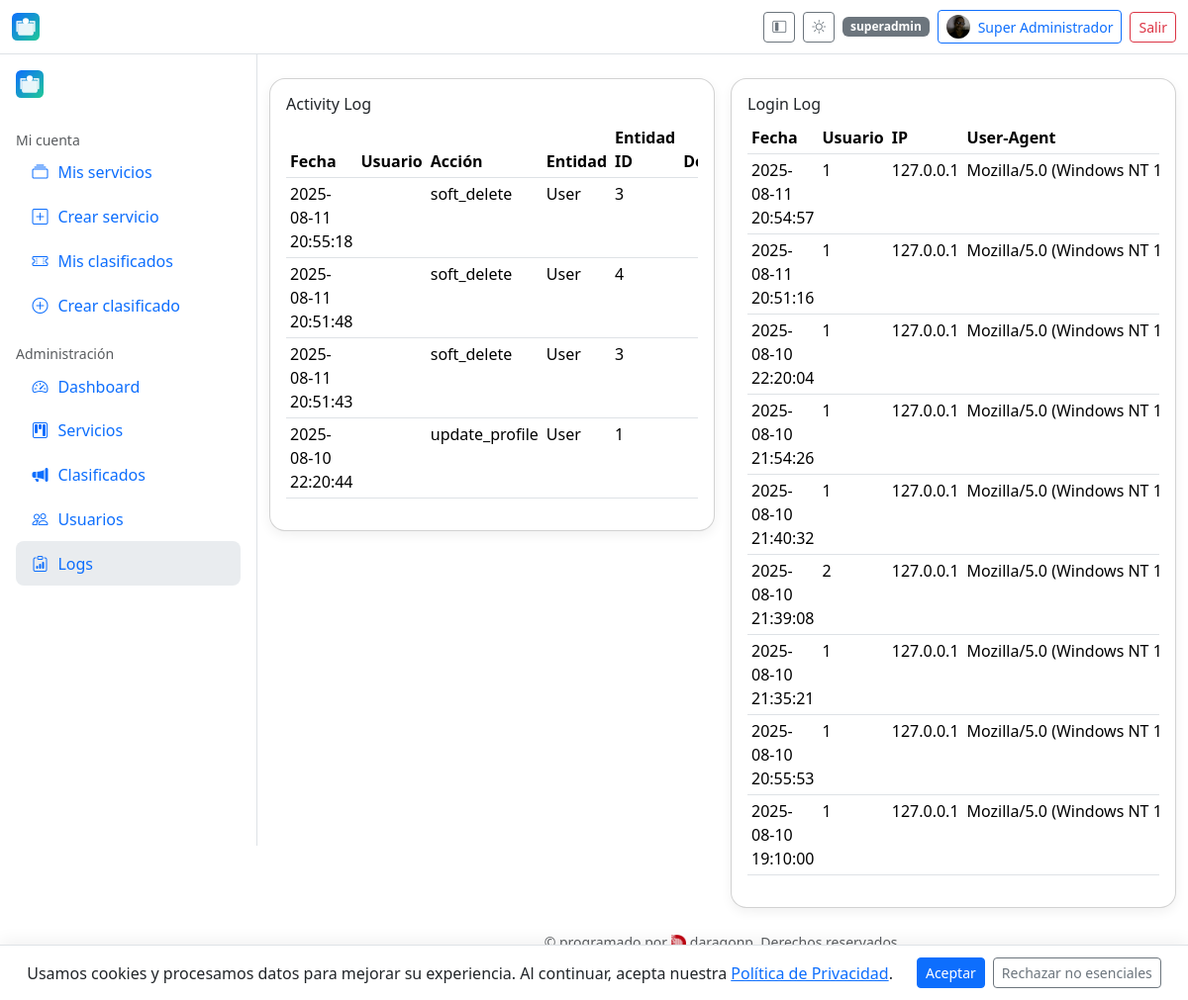
/admin/logs (signed in), run on the app's committed database.
### app/models.py (models this page shows, shortened)
class User(db.Model, UserMixin):
    __tablename__ = "user"
    id = db.Column(db.Integer, primary_key=True)
    name = db.Column(db.String(150), nullable=False)
    email = db.Column(db.String(255), unique=True, index=True, nullable=False)
    phone = db.Column(db.String(50))
    address = db.Column(db.String(255))
    avatar_url = db.Column(db.String(500))
    password_hash = db.Column(db.String(255), nullable=False)
    role = db.Column(db.String(20), default="user")  # user | admin | superadmin
    is_verified = db.Column(db.Boolean, default=False)
    verification_code = db.Column(db.String(10))
    is_deleted = db.Column(db.Boolean, default=False)
    created_at = db.Column(db.DateTime, default=datetime.utcnow)
    services = db.relationship(
        "Service",
        backref="owner",
        lazy="dynamic",
        foreign_keys="Service.owner_id",
    )
    classifieds = db.relationship(
        "Classified",
        backref="owner",
        lazy="dynamic",
        foreign_keys="Classified.owner_id",
    )

class ActivityLog(db.Model):
    __tablename__ = "activity_log"
    id = db.Column(db.Integer, primary_key=True)
    actor_id = db.Column(db.Integer, db.ForeignKey("user.id"), index=True)
    action = db.Column(db.String(50))           # e.g., "create", "approve", "reject", etc.
    entity = db.Column(db.String(50))           # e.g., "Service", "Classified", "User"
    entity_id = db.Column(db.Integer)
    meta = db.Column(db.Text)                   # json/extra info si la necesitas
    created_at = db.Column(db.DateTime, default=datetime.utcnow)
    actor = db.relationship("User", backref="activities")

class LoginLog(db.Model):
    __tablename__ = "login_log"
    id = db.Column(db.Integer, primary_key=True)
    user_id = db.Column(db.Integer, db.ForeignKey("user.id"), index=True)
    ip = db.Column(db.String(100))
    user_agent = db.Column(db.String(500))
    location = db.Column(db.String(255))  # si luego integras GeoIP
    created_at = db.Column(db.DateTime, default=datetime.utcnow)
    user = db.relationship("User", backref="login_logs")

### app/admin.py (the view)
@admin_bp.route("/logs")
@login_required
def logs():
    if not (_require_admin()):
        return ("Forbidden", 403)
    activities = ActivityLog.query.order_by(ActivityLog.created_at.desc()).limit(500).all()
    logins = LoginLog.query.order_by(LoginLog.created_at.desc()).limit(500).all()
    return render_template("admin/logs.html", activities=activities, logins=logins)

### app/admin.py (called while the page is built)
def _require_admin():
    return current_user.is_authenticated and current_user.role in ("admin", "superadmin")

@admin_bp.before_request
def _check_admin():
    if request.endpoint and request.endpoint.startswith("admin.") and not _require_admin():
        return ("Forbidden", 403)

### app/templates/admin/logs.html (shortened to what this page needs)
{% extends "base.html" %}
{% block content %}
<div class="row g-3">
  <div class="col-12 col-xl-6">
    <div class="card card-shadow p-3">
      <h2 class="h6">Activity Log</h2>
      <div class="table-responsive">
        <table class="table table-sm" id="dt_activity">
          <thead>
            <tr>
              <th>Fecha</th>
              <th>Usuario</th>
              <th>Acción</th>
              <th>Entidad</th>
              <th>Entidad ID</th>
              <th>Detalle</th>
            </tr>
          </thead>
          <tbody>
            {% for a in activities %}
            <tr>
              <td>{{ a.created_at.strftime('%Y-%m-%d %H:%M:%S') if a.created_at else '' }}</td>
              <td>{{ a.user_id }}</td>
              <td>{{ a.action }}</td>
              <td>{{ a.entity }}</td>
              <td>{{ a.entity_id }}</td>
              <td>{{ a.detail or '' }}</td>
            </tr>
            {% endfor %}
          </tbody>
        </table>
      </div>
    </div>
  </div>
  <div class="col-12 col-xl-6">
    <div class="card card-shadow p-3">
      <h2 class="h6">Login Log</h2>
      <div class="table-responsive">
        <table class="table table-sm" id="dt_logins">
          <thead>
            <tr>
              <th>Fecha</th>
              <th>Usuario</th>
              <th>IP</th>
              <th>User-Agent</th>
            </tr>
          </thead>
          <tbody>
            {% for l in logins %}
            <tr>
              <td>{{ l.created_at.strftime('%Y-%m-%d %H:%M:%S') if l.created_at else '' }}</td>
              <td>{{ l.user_id }}</td>
              <td>{{ l.ip or '' }}</td>
              <td class="text-truncate" style="max-width: 360px">{{ l.user_agent or '' }}</td>
            </tr>
            {% endfor %}
          </tbody>
        </table>
      </div>
    </div>
  </div>
</div>
{% endblock %}

### app/templates/base.html (shortened to what this page needs)
{% set is_admin = (current_user.is_authenticated and current_user.role in ['admin','superadmin']) %}
<!doctype html>
<html lang="es">
<head>
  <link href="https://cdn.jsdelivr.net/npm/bootstrap@5.3.3/dist/css/bootstrap.min.css" rel="stylesheet">
  <link href="https://cdn.jsdelivr.net/npm/bootstrap-icons@1.11.3/font/bootstrap-icons.css" rel="stylesheet">
  <link href="https://cdn.datatables.net/2.0.8/css/dataTables.bootstrap5.css" rel="stylesheet">
  <link rel="stylesheet" href="{{ url_for('static', filename='css/style.css') }}">
</head>
<body class="bg-body">
<header class="navbar bg-body border-bottom sticky-top" id="appHeader">
  <div class="container-fluid">
    <a class="navbar-brand d-flex align-items-center gap-2" href="{{ url_for('main.index') }}">
      <img src="{{ APP_ICON_URL or url_for('static', filename='icon.svg') }}" alt="icon" style="width:28px;height:28px">
    </a>
    <div class="d-flex align-items-center gap-2">
      <button class="btn btn-sm btn-outline-secondary d-none d-lg-inline-flex" id="btnCollapse" title="Colapsar menú">
        <i class="bi bi-layout-sidebar-inset"></i>
      </button>
      <button class="btn btn-sm btn-outline-secondary" id="themeToggle" type="button" aria-label="Cambiar tema">
        <i class="bi bi-brightness-high" id="icon-sun" style="display:none"></i>
      </button>
      {% if current_user.is_authenticated %}
        <span class="badge text-bg-secondary d-none d-md-inline">{{ current_user.role }}</span>
        <a class="btn btn-sm btn-outline-primary d-flex align-items-center gap-2" href="{{ url_for('auth.profile') }}">
          {% if current_user.avatar_url %}
            <img src="{{ current_user.avatar_url }}" alt="avatar" class="rounded-circle" style="width:24px;height:24px;object-fit:cover;">
          {% else %}
            <i class="bi bi-person-circle"></i>
          {% endif %}
          <span class="d-none d-sm-inline">{{ current_user.name }}</span>
        </a>
        <a class="btn btn-sm btn-outline-danger" href="{{ url_for('auth.logout') }}">Salir</a>
      {% else %}
        <a class="btn btn-sm btn-outline-primary" href="{{ url_for('auth.login') }}">Ingresar</a>
        <a class="btn btn-sm btn-primary" href="{{ url_for('auth.register') }}">Registro</a>
      {% endif %}
    </div>
  </div>
</header>
<div class="layout" id="layout">
  <aside class="sidebar p-3" id="sidebar" aria-label="Menú lateral">
    <div class="mb-3 d-flex align-items-center gap-2 fw-semibold">
      <img src="{{ APP_ICON_URL or url_for('static', filename='icon.svg') }}" alt="icon" style="width:28px;height:28px">
    </div>
    <nav class="nav flex-column">
      {% if current_user.is_authenticated %}
        <div class="mt-3 text-body-secondary small text-label">Mi cuenta</div>
        <a class="nav-link {% if request.endpoint=='services.my_services' %}active{% endif %}" href="{{ url_for('services.my_services') }}">
          <span class="icon bi bi-collection"></span><span class="text-label">Mis servicios</span>
        </a>
        <a class="nav-link {% if request.endpoint=='services.create_service' %}active{% endif %}" href="{{ url_for('services.create_service') }}">
          <span class="icon bi bi-plus-square"></span><span class="text-label">Crear servicio</span>
        </a>
        <a class="nav-link {% if request.endpoint=='classifieds.mine' %}active{% endif %}" href="{{ url_for('classifieds.mine') }}">
          <span class="icon bi bi-ticket-perforated"></span><span class="text-label">Mis clasificados</span>
        </a>
        <a class="nav-link {% if request.endpoint=='classifieds.create' %}active{% endif %}" href="{{ url_for('classifieds.create') }}">
          <span class="icon bi bi-plus-circle"></span><span class="text-label">Crear clasificado</span>
        </a>
      {% endif %}
      {% if is_admin %}
        <div class="mt-3 text-body-secondary small text-label">Administración</div>
        <a class="nav-link {% if request.endpoint=='admin.dashboard' %}active{% endif %}" href="{{ url_for('admin.dashboard') }}">
          <span class="icon bi bi-speedometer2"></span><span class="text-label">Dashboard</span>
        </a>
        <a class="nav-link {% if request.endpoint=='admin.admin_services' %}active{% endif %}" href="{{ url_for('admin.admin_services') }}">
          <span class="icon bi bi-kanban"></span><span class="text-label">Servicios</span>
        </a>
        <a class="nav-link {% if request.endpoint=='admin.admin_classifieds' %}active{% endif %}" href="{{ url_for('admin.admin_classifieds') }}">
          <span class="icon bi bi-megaphone-fill"></span><span class="text-label">Clasificados</span>
        </a>
        <a class="nav-link {% if request.endpoint=='admin.users' %}active{% endif %}" href="{{ url_for('admin.users') }}">
          <span class="icon bi bi-people"></span><span class="text-label">Usuarios</span>
        </a>
        {% if current_user.role == 'superadmin' %}
          <a class="nav-link {% if request.endpoint=='admin.logs' %}active{% endif %}" href="{{ url_for('admin.logs') }}">
            <span class="icon bi bi-clipboard-data"></span><span class="text-label">Logs</span>
          </a>
        {% endif %}
      {% endif %}
    </nav>
  </aside>
  <main class="container-fluid py-4">
    {% block content %}{% endblock %}
    <footer class="text-center py-4 small text-body-secondary">
      &copy; {{ CURRENT_YEAR }} programado por
      daragonp. Derechos reservados.
    </footer>
  </main>
</div>
<div id="cookie-banner" class="cookie-banner d-none">
  <span>
    Usamos cookies y procesamos datos para mejorar su experiencia. Al continuar, acepta nuestra
    <a href="{{ url_for('main.privacy') }}" target="_blank" rel="noopener">Política de Privacidad</a>.
  </span>
  <div class="ms-3 d-flex gap-2">
    <button id="accept-cookies" class="btn btn-primary btn-sm">Aceptar</button>
    <button id="reject-cookies" class="btn btn-outline-secondary btn-sm">Rechazar no esenciales</button>
  </div>
</div>
</body>
</html>

### app/static/css/style.css (style rules this page uses)
.layout { display: grid; grid-template-columns: 260px 1fr; gap: 0; }
.sidebar { position: sticky; top: 0; height: 100vh; overflow: auto; border-right: 1px solid var(--bs-border-color); background: var(--bs-body-bg); }
.sidebar .nav-link { display:flex; align-items:center; gap:.5rem; padding:.65rem .9rem; border-radius:.5rem; }
.sidebar .nav-link.active { background: var(--bs-secondary-bg); }
.sidebar .icon { width: 1.2rem; text-align:center; }
.cookie-banner { position: fixed; bottom: 0; left: 0; width: 100%; z-index: 1080; display: flex; align-items: center; justify-content: center; gap: .5rem; padding: .75rem 1rem; background: var(--bs-body-bg); color: var(--bs-body-color); border-top: 1px solid var(--bs-border-color); box-shadow: 0 -4px 16px rgba(0,0,0,.06); }
.cookie-banner a { color: var(--bs-link-color); text-decoration: underline; }
.card-shadow { box-shadow: 0 10px 20px rgba(0,0,0,.05); border-radius:1rem; }
.text-truncate { white-space: nowrap; overflow: hidden; text-overflow: ellipsis; }

### app/templates/base.html (style rules this page uses)
.card-shadow { box-shadow: 0 0.25rem 0.75rem rgba(0,0,0,.06); }
.layout { display: grid; grid-template-columns: 260px 1fr; min-height: 100vh; }
.sidebar { border-right: 1px solid var(--bs-border-color); background: var(--bs-body-bg); }
.sidebar .nav-link { display: flex; align-items: center; gap:.5rem; border-radius:.5rem; }
.sidebar .nav-link .icon { width: 1.25rem; text-align:center; }
.cookie-banner { position: fixed; left: 0; right: 0; bottom: 0; z-index: 1080; background: var(--bs-body-bg); border-top: 1px solid var(--bs-border-color); padding: .75rem 1rem; display: flex; align-items: center; justify-content: center; }

### data on the page
User: role "superadmin", avatar_url (picture), name "Super Administrador"
ActivityLog: created_at "2025-08-11 20:55:18", action "soft_delete", entity "User", entity_id "3"
ActivityLog: created_at "2025-08-11 20:51:48", action "soft_delete", entity "User", entity_id "4"
ActivityLog: created_at "2025-08-11 20:51:43", action "soft_delete", entity "User", entity_id "3"
ActivityLog: created_at "2025-08-10 22:20:44", action "update_profile", entity "User", entity_id "1"
LoginLog: created_at "2025-08-11 20:54:57", user_id "1", ip "127.0.0.1", user_agent "Mozilla/5.0 (Windows NT 10.0; Win64; x64) A…"
LoginLog: created_at "2025-08-11 20:51:16", user_id "1", ip "127.0.0.1", user_agent "Mozilla/5.0 (Windows NT 10.0; Win64; x64) A…"
LoginLog: created_at "2025-08-10 22:20:04", user_id "1", ip "127.0.0.1", user_agent "Mozilla/5.0 (Windows NT 10.0; Win64; x64) A…"
LoginLog: created_at "2025-08-10 21:54:26", user_id "1", ip "127.0.0.1", user_agent "Mozilla/5.0 (Windows NT 10.0; Win64; x64) A…"
LoginLog: created_at "2025-08-10 21:40:32", user_id "1", ip "127.0.0.1", user_agent "Mozilla/5.0 (Windows NT 10.0; Win64; x64) A…"
LoginLog: created_at "2025-08-10 21:39:08", user_id "2", ip "127.0.0.1", user_agent "Mozilla/5.0 (Windows NT 10.0; Win64; x64) A…"
LoginLog: created_at "2025-08-10 21:35:21", user_id "1", ip "127.0.0.1", user_agent "Mozilla/5.0 (Windows NT 10.0; Win64; x64) A…"
LoginLog: created_at "2025-08-10 20:55:53", user_id "1", ip "127.0.0.1", user_agent "Mozilla/5.0 (Windows NT 10.0; Win64; x64) A…"
LoginLog: created_at "2025-08-10 19:10:00", user_id "1", ip "127.0.0.1", user_agent "Mozilla/5.0 (Windows NT 10.0; Win64; x64) A…"
